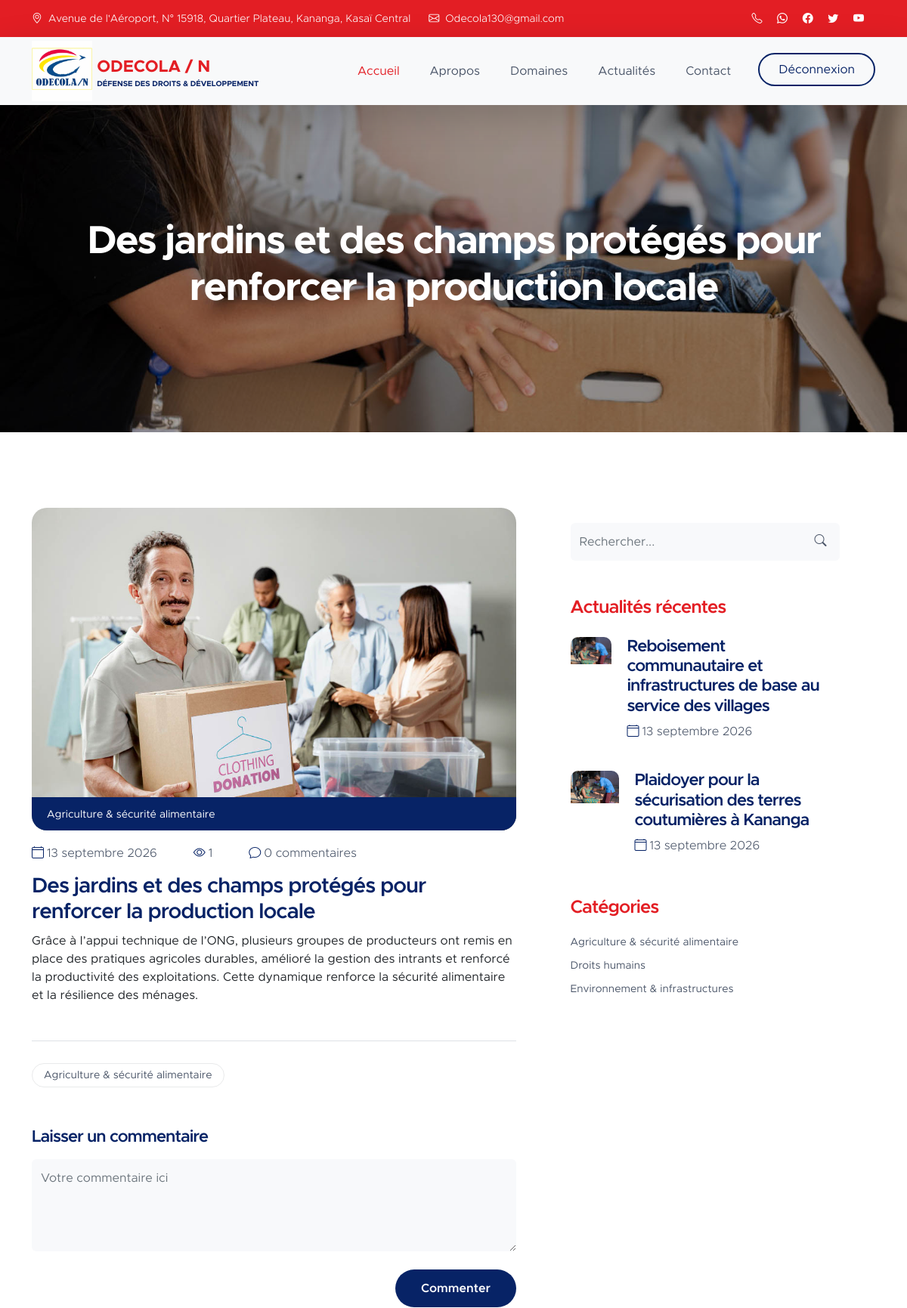
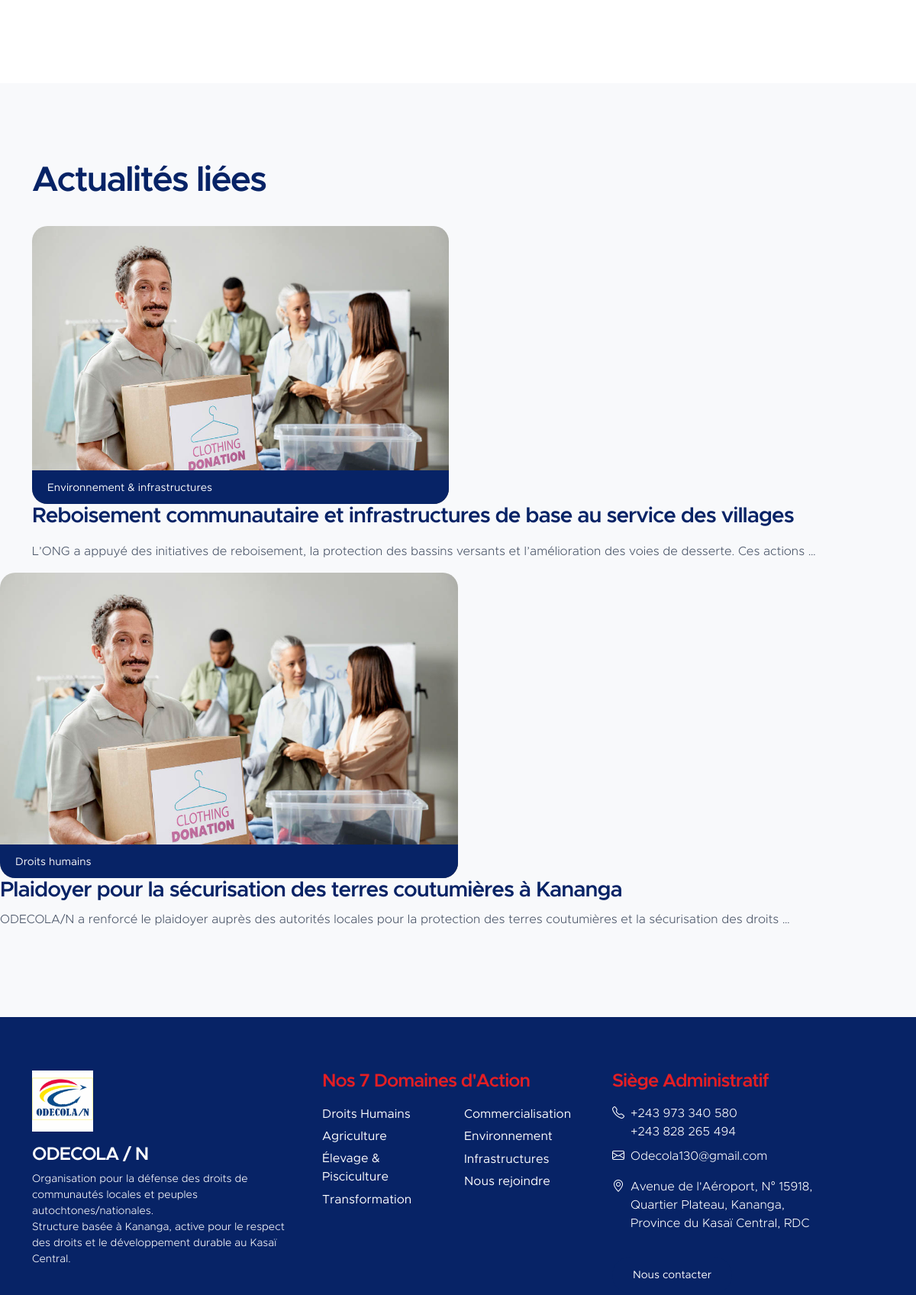
The page /article/des-jardins-et-des-champs-proteges-pour-renforcer-la-production-locale/ (signed in, upper part) on the database its author committed (2 pictures, top to bottom).
### odecola/models.py (models this page shows, shortened)
class Article(models.Model):
    titre = models.CharField(max_length=255)
    slug = models.SlugField(max_length=255, unique=True)
    contenu = models.TextField()
    created_at = models.DateTimeField(auto_now_add=True)
    updated_at = models.DateTimeField(auto_now=True)
    is_active = models.BooleanField(default=True)
    image = models.ImageField(upload_to='articles/', blank=True, null=True)
    class Meta:
        verbose_name = "Article"
        verbose_name_plural = "Articles"

class Categorie(models.Model):
    nom = models.CharField(max_length=100, unique=True)
    description = models.TextField(blank=True)
    created_at = models.DateTimeField(auto_now_add=True)
    class Meta:
        verbose_name = "Catégorie"
        verbose_name_plural = "Catégories"

### odecola/views.py (the view, shortened to what this page needs)
# urls.py: path('article/<str:article_slug>/', views.detail_article, name="detail_article"),
def detail_article(request, article_slug):
    article = get_object_or_404(
        Article.objects.filter(is_active=True).annotate(
            nombre_commentaires=Count('commentaires', distinct=True),
            nombre_lectures=Count('lectures', distinct=True),
        ),
        slug=article_slug,
    )
    article_category = article.categorie_articles.select_related('categorie').first()
    article_category = article_category.categorie if article_category else None
    if request.user.is_authenticated:
        utilisateur = Utilisateur.objects.filter(user=request.user).first()
        if utilisateur and not article.lectures.filter(utilisateur=utilisateur).exists():
            article.lectures.create(utilisateur=utilisateur)
    else:
        article.lectures.create(utilisateur=None)
    categories = Categorie.objects.order_by('nom')
    recent_articles = Article.objects.filter(is_active=True).exclude(pk=article.pk).order_by('-created_at')[:3]
    comments = article.commentaires.select_related('auteur__user').order_by('-created_at')
    related_articles = Article.objects.filter(is_active=True).exclude(pk=article.pk).order_by('-created_at')[:2]
    return render(request, 'news-detail.html', {
        'article': article,
        'article_category': article_category,
        'recent_articles': recent_articles,
        'related_articles': related_articles,
        'comments': comments,
        'blog_active': 'active',
        'categories': categories,
    })

### templates/news-detail.html (shortened to what this page needs)
{% extends 'base.html' %}
{% load static %}
{% block content %}
<main>
    <section class="news-detail-header-section text-center">
        <div class="section-overlay"></div>
        <div class="container">
            <div class="row">
                <div class="col-lg-12 col-12">
                    <h1 class="text-white">{{ article.titre }}</h1>
                </div>
            </div>
        </div>
    </section>
    <section class="news-section section-padding">
        <div class="container">
            <div class="row">
                <div class="col-lg-7 col-12">
                    <div class="news-block">
                        <div class="news-block-top">
                            {% if article.image %}
                                <img src="{{ article.image.url }}" class="news-image img-fluid" alt="{{ article.titre }}">
                            {% else %}
                                <img src="{% static 'images/news/medium-shot-volunteers-with-clothing-donations.jpg' %}" class="news-image img-fluid" alt="{{ article.titre }}">
                            {% endif %}
                            {% if article_category %}
                            <div class="news-category-block">
                                <a href="{% url 'blog' %}?categorie={{ article_category.id }}" class="category-block-link">{{ article_category.nom }}</a>
                            </div>
                            {% endif %}
                        </div>
                        <div class="news-block-info">
                            <div class="d-flex mt-2">
                                <div class="news-block-date">
                                    <p><i class="bi-calendar4 custom-icon me-1"></i>{{ article.created_at|date:"d F Y" }}</p>
                                </div>
                                <div class="news-block-author mx-5">
                                    <p><i class="bi-eye custom-icon me-1"></i>{{ article.nombre_lectures }}</p>
                                </div>
                                <div class="news-block-comment">
                                    <p><i class="bi-chat custom-icon me-1"></i>{{ article.nombre_commentaires }} commentaire{{ article.nombre_commentaires|pluralize }}</p>
                                </div>
                            </div>
                            <div class="news-block-title mb-2">
                                <h4>{{ article.titre }}</h4>
                            </div>
                            <div class="news-block-body">
                                {{ article.contenu|linebreaksbr }}
                            </div>
                            <div class="social-share border-top mt-5 py-4 d-flex flex-wrap align-items-center">
                                <div class="tags-block me-auto">
                                    {% if article_category %}
                                        <a href="{% url 'blog' %}?categorie={{ article_category.id }}" class="tags-block-link">{{ article_category.nom }}</a>
                                    {% endif %}
                                </div>
                            </div>
                            <form class="custom-form comment-form mt-4" action="" method="post" role="form">
                                <h6 class="mb-3">Laisser un commentaire</h6>
                                <textarea name="contenu" rows="4" class="form-control" id="comment-message" placeholder="Votre commentaire ici" required></textarea>
                                <div class="col-lg-3 col-md-4 col-6 ms-auto">
                                    <button type="submit" class="form-control">Commenter</button>
                                </div>
                            </form>
                        </div>
                    </div>
                </div>
                <div class="col-lg-4 col-12 mx-auto mt-4 mt-lg-0">
                    <form class="custom-form search-form" action="{% url 'blog' %}" method="get" role="form">
                        <input name="q" class="form-control" type="search" placeholder="Rechercher..." aria-label="Recherche">
                        <button type="submit" class="form-control"><i class="bi-search"></i></button>
                    </form>
                    <h5 class="mt-5 mb-3">Actualités récentes</h5>
                    {% for recent in recent_articles %}
                        <div class="news-block news-block-two-col d-flex mt-4">
                            <div class="news-block-two-col-image-wrap">
                                <a href="{% url 'detail_article' recent.slug %}">
                                    {% if recent.image %}
                                        <img src="{{ recent.image.url }}" class="news-image img-fluid" alt="{{ recent.titre }}">
                                    {% else %}
                                        <img src="{% static 'images/news/africa-humanitarian-aid-doctor.jpg' %}" class="news-image img-fluid" alt="{{ recent.titre }}">
                                    {% endif %}
                                </a>
                            </div>
                            <div class="news-block-two-col-info">
                                <div class="news-block-title mb-2">
                                    <h6><a href="{% url 'detail_article' recent.slug %}" class="news-block-title-link">{{ recent.titre }}</a></h6>
                                </div>
                                <div class="news-block-date">
                                    <p><i class="bi-calendar4 custom-icon me-1"></i>{{ recent.created_at|date:"d F Y" }}</p>
                                </div>
                            </div>
                        </div>
                    {% empty %}
                        <p>Aucune actualité récente.</p>
                    {% endfor %}
                    <div class="category-block d-flex flex-column">
                        <h5 class="mb-3">Catégories</h5>
                        {% for category in categories %}
                            <a href="{% url 'blog' %}?categorie={{ category.id }}" class="category-block-link">
                                {{ category.nom }}
                            </a>
                        {% empty %}
                            <span>Aucune catégorie.</span>
                        {% endfor %}
                    </div>
                </div>
            </div>
        </div>
    </section>
    {% if related_articles %}
    <section class="news-section section-padding section-bg">
        <div class="container">
            <div class="row">
                <div class="col-lg-12 col-12 mb-4">
                    <h2>Actualités liées</h2>
                </div>
                {% for related in related_articles %}
                <div class="col-lg-6 col-12">
                    <div class="news-block">
                        <div class="news-block-top">
                            <a href="{% url 'detail_article' related.slug %}">
                                {% if related.image %}
                                    <img src="{{ related.image.url }}" class="news-image img-fluid" alt="{{ related.titre }}">
                                {% else %}
                                    <img src="{% static 'images/news/medium-shot-volunteers-with-clothing-donations.jpg' %}" class="news-image img-fluid" alt="{{ related.titre }}">
                                {% endif %}
                            </a>
                                {% with related_category=related.categorie_articles.first.categorie %}
                                {% if related_category %}
                                <div class="news-category-block">
                                    <a href="{% url 'blog' %}?categorie={{ related_category.id }}" class="category-block-link">{{ related_category.nom }}</a>
                                </div>
                                {% endif %}
                                {% endwith %}
                            </div>
                                </div>
                            </div>
                            <div class="news-block-title mb-2">
                                <h4><a href="{% url 'detail_article' related.slug %}" class="news-block-title-link">{{ related.titre }}</a></h4>
                            </div>
                            <div class="news-block-body">
                                <p>{{ related.contenu|truncatewords:20 }}</p>
                            </div>
                        </div>
                    </div>
                {% endfor %}
    </section>
    {% endif %}
</main>
{% endblock %}

### odecola/static/css/templatemo-kind-heart-charity.css (style rules this page uses)
:root { --white-color: #ffffff; --primary-color: #E31E24; --secondary-color: #072366; --section-bg-color: #f8f9fb; --site-footer-bg-color: #072366; --custom-btn-bg-color: #072366; --custom-btn-bg-hover-color: #E31E24; --dark-color: #072366; --p-color: #4a5568; --border-color: #e9eaeb; --accent-color: #F4C430; --body-font-family: 'Metropolis', sans-serif; --h1-font-size: 52px; --h2-font-size: 46px; --h3-font-size: 32px; --h4-font-size: 28px; --h5-font-size: 24px; --h6-font-size: 22px; --p-font-size: 16px; --btn-font-size: 18px; --copyright-font-size: 14px; --border-radius-large: 100px; --border-radius-medium: 20px; --border-radius-small: 10px; --font-weight-light: 300; --font-weight-normal: 400; --font-weight-semibold: 600; --font-weight-bold: 700; }
body { background-color: var(--white-color); font-family: var(--body-font-family); }
h2, h3, h4, h5, h6 { color: var(--dark-color); }
h1, h2, h3, h4, h5, h6 { font-weight: var(--font-weight-semibold); letter-spacing: -1px; }
h1 { font-size: var(--h1-font-size); font-weight: var(--font-weight-bold); letter-spacing: -2px; }
h2 { color: var(--secondary-color); font-size: var(--h2-font-size); letter-spacing: -2px; }
h4 { font-size: var(--h4-font-size); }
h5 { color: var(--primary-color); font-size: var(--h5-font-size); }
h6 { font-size: var(--h6-font-size); }
p { color: var(--p-color); font-size: var(--p-font-size); font-weight: var(--font-weight-light); }
a, button { touch-action: manipulation; transition: all 0.3s; }
a { color: var(--p-color); text-decoration: none; }
.section-padding { padding-top: 100px; padding-bottom: 100px; }
.section-bg { background-color: var(--section-bg-color); }
.section-overlay { background: rgba(0, 0, 0, 0.35); position: absolute; top: 0; left: 0; pointer-events: none; width: 100%; height: 100%; }
.section-overlay + .container { position: relative; }
.custom-icon { color: var(--secondary-color); }
.news-detail-header-section { background-image: url('../images/news/close-up-volunteer-oganizing-stuff-donation.jpg'); background-repeat: no-repeat; background-position: center; background-size: cover; position: relative; padding-top: 150px; padding-bottom: 150px; }
.news-block-top { border-radius: var(--border-radius-medium); position: relative; overflow: hidden; }
.news-block-two-col-image-wrap { border-radius: var(--border-radius-small); position: relative; overflow: hidden; width: 150px; margin-right: 20px; }
.news-category-block { background: var(--secondary-color); position: absolute; bottom: 0; right: 0; left: 0; padding: 10px 20px; }
.news-category-block .category-block-link { color: var(--white-color); margin-right: 10px; }
.news-block-info { padding-top: 10px; padding-bottom: 10px; }
.news-block-title-link { color: var(--dark-color); }
.search-form { margin-top: 20px; }
.category-block, .subscribe-form { margin-top: 40px; margin-bottom: 40px; }
.category-block-link { font-size: var(--copyright-font-size); margin-top: 5px; margin-bottom: 5px; }
.tags-block-link { border: 1px solid var(--border-color); border-radius: var(--border-radius-medium); display: inline-block; font-size: var(--copyright-font-size); line-height: normal; margin-right: 10px; margin-top: 5px; margin-bottom: 5px; padding: 8px 15px; }
.custom-form .form-control, .input-group-file { background-color: var(--section-bg-color); box-shadow: none; border: 0; color: var(--p-color); margin-bottom: 24px; padding-top: 13px; padding-bottom: 13px; outline: none; }
.custom-form button[type="submit"] { background: var(--custom-btn-bg-color); border: none; border-radius: var(--border-radius-large); color: var(--white-color); font-size: var(--p-font-size); font-weight: var(--font-weight-semibold); transition: all 0.3s; margin-bottom: 0; }
.search-form { position: relative; }
.search-form .form-control { padding-right: 50px; }
.search-form button[type="submit"] { background: transparent; position: absolute; top: 0; right: 0; color: var(--p-color); width: 50px; padding: 12px; }

### rows shown on the page
Article: titre "Des jardins et des champs protégés pour renforcer la production locale", created_at "13 septembre 2026", nombre_lectures "1", nombre_commentaires "0", contenu "Grâce à l’appui technique de l’ONG, plusieurs groupes de producteurs ont remis en place des pratiques agricoles durables, amélioré la gestion des intrants et renforcé la productivité des exploitations. Cette dynamique renforce la sécurité alimentaire et la résilience des ménages."
Categorie: nom "Agriculture & sécurité alimentaire"
Article: titre "Reboisement communautaire et infrastructures de base au service des villages", created_at "13 septembre 2026", categorie_articles.first.categorie.nom "Environnement & infrastructures", contenu "L’ONG a appuyé des initiatives de reboisement, la protection des bassins versants et l’amélioration des voies de desserte. Ces actions …"
Article: titre "Plaidoyer pour la sécurisation des terres coutumières à Kananga", created_at "13 septembre 2026", categorie_articles.first.categorie.nom "Droits humains", contenu "ODECOLA/N a renforcé le plaidoyer auprès des autorités locales pour la protection des terres coutumières et la sécurisation des droits …"
Categorie: nom "Droits humains"
Categorie: nom "Environnement & infrastructures"
